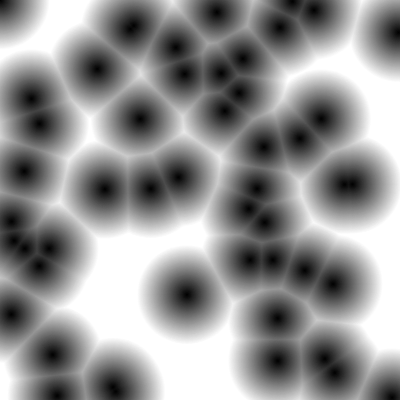
Frame 1 (no input)
Frame 60 (no input): identical to frame 1, image omitted
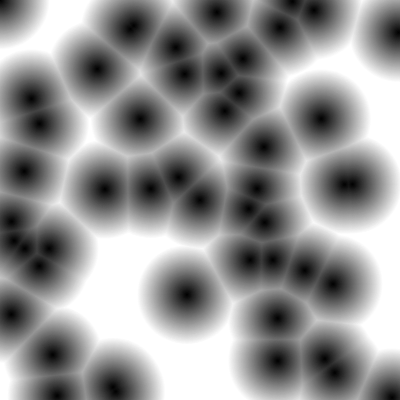
Frame 120 (the mouse pressed at the canvas centre since frame 60)

The p5.js sketch that drew these frames (run headless with seeded random() and noise() and a simulated clock; from frame 60 on, the mouse is pressed at the canvas centre):

// p5.js sketch
// ── sketch.js
var points = [];
var index = 0;
var size = 100;

var play = true;
var col = {r:255,g:255,b:255};


function setup(){
  createCanvas(400, 400);
  if(play){
    for(var i=0;i<50;i++){
      points.push(createVector(random(width), random(height)));
    }
  }
  else{
    for(var x=0;x<width;x+=size/3){
      for(var y=0;y<height;y+=size/3){
        points.push(createVector(x+random(size/4), y+random(size/4)));
      }
    }
  }
}

function mousePressed(){index++;}

function draw(){
  background(255);
  if(index==points.length){index=0;}
  var mv = createVector(mouseX, mouseY);
  if(play){
    points[index] = mv;
  }
  for(var i=size;i>=0;i--){
    points.forEach(p=>{
      push();
      noStroke();
      var amt = map(i, size, 0, 255, 0);
      fill(amt*col.r/255, amt*col.g/255, amt*col.b/255);
      ellipse(p.x,p.y,i);
      pop();
    });
  }
  if(!play){
    noLoop();
  }
}
